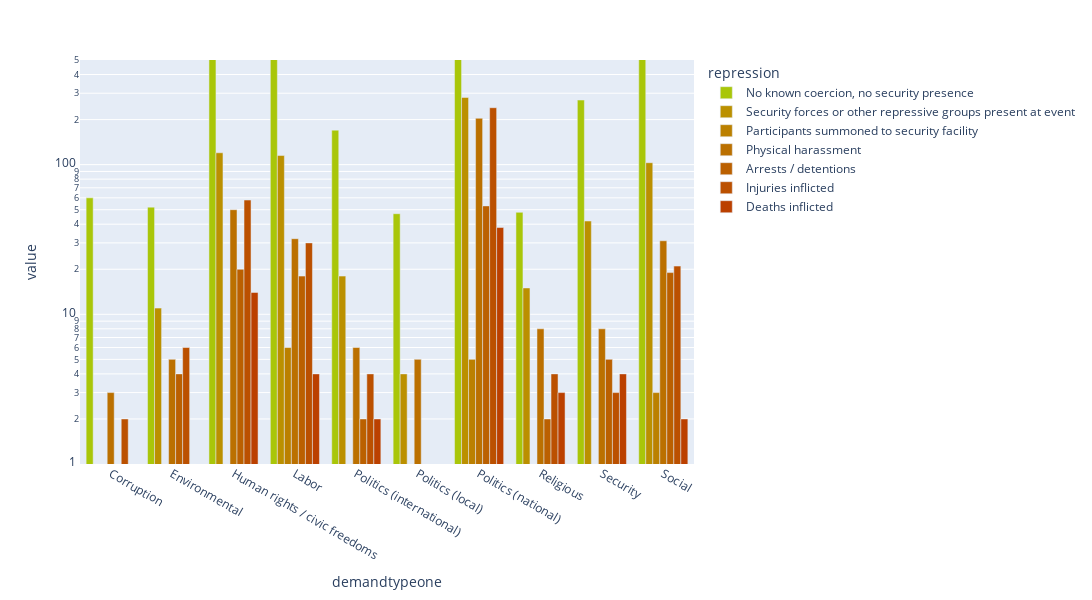

The code cell stored with this chart in its notebook:
### Code cell
df = create_df('demandtypeone',drop_non_violence=False)
color_dict= col_func(df)

fig = px.bar(df, log_y=True, range_y= [1,500],barmode='group',
            width=1400, height=600,
            color_discrete_map=color_dict)
plt.savefig('../plots/egypt_plots/demand_repress.png')
fig.show()

### Figure 1 — Plotly figure (JSON) as saved in the notebook; plotly's stock layout.template omitted (floating-point values rounded to 4 significant figures)
{"data": [{"alignmentgroup": "True", "hovertemplate": "repression=No known coercion, no security presence<br>demandtypeone=%{x}<br>value=%{y}<extra></extra>", "legendgroup": "No known coercion, no security presence", "marker": {"color": "#A9C609", "pattern": {"shape": ""}}, "name": "No known coercion, no security presence", "offsetgroup": "No known coercion, no security presence", "orientation": "v", "showlegend": true, "textposition": "auto", "type": "bar", "x": ["Corruption", "Environmental", "Human rights / civic freedoms", "Labor", "Politics (international)", "Politics (local)", "Politics (national)", "Religious", "Security", "Social"], "xaxis": "x", "y": [60, 52, 683, 1565, 170, 47, 2119, 48, 270, 873], "yaxis": "y"}, {"alignmentgroup": "True", "hovertemplate": "repression=Security forces or other repressive groups present at event<br>demandtypeone=%{x}<br>value=%{y}<extra></extra>", "legendgroup": "Security forces or other repressive groups present at event", "marker": {"color": "#BB9000", "pattern": {"shape": ""}}, "name": "Security forces or other repressive groups present at event", "offsetgroup": "Security forces or other repressive groups present at event", "orientation": "v", "showlegend": true, "textposition": "auto", "type": "bar", "x": ["Corruption", "Environmental", "Human rights / civic freedoms", "Labor", "Politics (international)", "Politics (local)", "Politics (national)", "Religious", "Security", "Social"], "xaxis": "x", "y": [1, 11, 120, 115, 18, 4, 281, 15, 42, 103], "yaxis": "y"}, {"alignmentgroup": "True", "hovertemplate": "repression=Participants summoned to security facility<br>demandtypeone=%{x}<br>value=%{y}<extra></extra>", "legendgroup": "Participants summoned to security facility", "marker": {"color": "#BB8000", "pattern": {"shape": ""}}, "name": "Participants summoned to security facility", "offsetgroup": "Participants summoned to security facility", "orientation": "v", "showlegend": true, "textposition": "auto", "type": "bar", "x": ["Corruption", "Environmental", "Human rights / civic freedoms", "Labor", "Politics (international)", "Politics (local)", "Politics (national)", "Religious", "Security", "Social"], "xaxis": "x", "y": [null, null, null, 6, null, null, 5, null, null, 3], "yaxis": "y"}, {"alignmentgroup": "True", "hovertemplate": "repression=Physical harassment<br>demandtypeone=%{x}<br>value=%{y}<extra></extra>", "legendgroup": "Physical harassment", "marker": {"color": "#BB7000", "pattern": {"shape": ""}}, "name": "Physical harassment", "offsetgroup": "Physical harassment", "orientation": "v", "showlegend": true, "textposition": "auto", "type": "bar", "x": ["Corruption", "Environmental", "Human rights / civic freedoms", "Labor", "Politics (international)", "Politics (local)", "Politics (national)", "Religious", "Security", "Social"], "xaxis": "x", "y": [3, 5, 50, 32, 6, 5, 204, 8, 8, 31], "yaxis": "y"}, {"alignmentgroup": "True", "hovertemplate": "repression=Arrests / detentions<br>demandtypeone=%{x}<br>value=%{y}<extra></extra>", "legendgroup": "Arrests / detentions", "marker": {"color": "#BB6000", "pattern": {"shape": ""}}, "name": "Arrests / detentions", "offsetgroup": "Arrests / detentions", "orientation": "v", "showlegend": true, "textposition": "auto", "type": "bar", "x": ["Corruption", "Environmental", "Human rights / civic freedoms", "Labor", "Politics (international)", "Politics (local)", "Politics (national)", "Religious", "Security", "Social"], "xaxis": "x", "y": [null, 4, 20, 18, 2, null, 53, 2, 5, 19], "yaxis": "y"}, {"alignmentgroup": "True", "hovertemplate": "repression=Injuries inflicted<br>demandtypeone=%{x}<br>value=%{y}<extra></extra>", "legendgroup": "Injuries inflicted", "marker": {"color": "#BB5000", "pattern": {"shape": ""}}, "name": "Injuries inflicted", "offsetgroup": "Injuries inflicted", "orientation": "v", "showlegend": true, "textposition": "auto", "type": "bar", "x": ["Corruption", "Environmental", "Human rights / civic freedoms", "Labor", "Politics (international)", "Politics (local)", "Politics (national)", "Religious", "Security", "Social"], "xaxis": "x", "y": [2, 6, 58, 30, 4, null, 240, 4, 3, 21], "yaxis": "y"}, {"alignmentgroup": "True", "hovertemplate": "repression=Deaths inflicted<br>demandtypeone=%{x}<br>value=%{y}<extra></extra>", "legendgroup": "Deaths inflicted", "marker": {"color": "#BB4000", "pattern": {"shape": ""}}, "name": "Deaths inflicted", "offsetgroup": "Deaths inflicted", "orientation": "v", "showlegend": true, "textposition": "auto", "type": "bar", "x": ["Corruption", "Environmental", "Human rights / civic freedoms", "Labor", "Politics (international)", "Politics (local)", "Politics (national)", "Religious", "Security", "Social"], "xaxis": "x", "y": [null, 1, 14, 4, 2, null, 38, 3, 4, 2], "yaxis": "y"}], "layout": {"barmode": "group", "height": 600, "legend": {"title": {"text": "repression"}, "tracegroupgap": 0}, "margin": {"t": 60}, "width": 1400, "xaxis": {"anchor": "y", "domain": [0, 1], "title": {"text": "demandtypeone"}}, "yaxis": {"anchor": "x", "domain": [0, 1], "range": [0, 2.699], "title": {"text": "value"}, "type": "log"}}}
